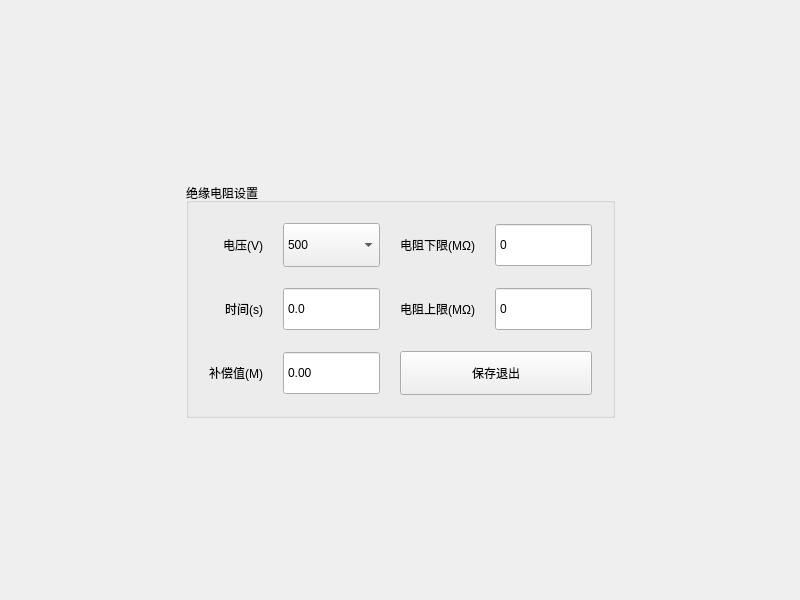
<?xml version="1.0" encoding="UTF-8"?>
<ui version="4.0">
 <class>PageInr</class>
 <widget class="QWidget" name="PageInr">
  <property name="geometry">
   <rect>
    <x>0</x>
    <y>0</y>
    <width>800</width>
    <height>600</height>
   </rect>
  </property>
  <property name="windowTitle">
   <string>Form</string>
  </property>
  <layout class="QGridLayout" name="gridLayout">
   <item row="0" column="0">
    <spacer name="SpacerTop">
     <property name="orientation">
      <enum>Qt::Vertical</enum>
     </property>
     <property name="sizeHint" stdset="0">
      <size>
       <width>20</width>
       <height>158</height>
      </size>
     </property>
    </spacer>
   </item>
   <item row="1" column="0">
    <widget class="QWidget" name="WidgetCtrl" native="true">
     <layout class="QHBoxLayout" name="horizontalLayout" stretch="1,0,1">
      <item>
       <spacer name="SpacerLeft">
        <property name="orientation">
         <enum>Qt::Horizontal</enum>
        </property>
        <property name="sizeHint" stdset="0">
         <size>
          <width>40</width>
          <height>20</height>
         </size>
        </property>
       </spacer>
      </item>
      <item>
       <widget class="QGroupBox" name="BoxCtrl">
        <property name="title">
         <string>绝缘电阻设置</string>
        </property>
        <layout class="QGridLayout" name="LayoutCtrl" columnstretch="0,1,0,1">
         <property name="leftMargin">
          <number>20</number>
         </property>
         <property name="topMargin">
          <number>20</number>
         </property>
         <property name="rightMargin">
          <number>20</number>
         </property>
         <property name="bottomMargin">
          <number>20</number>
         </property>
         <property name="spacing">
          <number>20</number>
         </property>
         <item row="0" column="0">
          <widget class="QLabel" name="TextVoltage">
           <property name="sizePolicy">
            <sizepolicy hsizetype="Expanding" vsizetype="Expanding">
             <horstretch>0</horstretch>
             <verstretch>0</verstretch>
            </sizepolicy>
           </property>
           <property name="text">
            <string>电压(V)</string>
           </property>
           <property name="alignment">
            <set>Qt::AlignRight|Qt::AlignTrailing|Qt::AlignVCenter</set>
           </property>
          </widget>
         </item>
         <item row="0" column="1">
          <widget class="QComboBox" name="BoxVoltage">
           <property name="sizePolicy">
            <sizepolicy hsizetype="Expanding" vsizetype="Expanding">
             <horstretch>0</horstretch>
             <verstretch>0</verstretch>
            </sizepolicy>
           </property>
           <property name="minimumSize">
            <size>
             <width>97</width>
             <height>44</height>
            </size>
           </property>
           <item>
            <property name="text">
             <string>500</string>
            </property>
           </item>
           <item>
            <property name="text">
             <string>1000</string>
            </property>
           </item>
          </widget>
         </item>
         <item row="0" column="2">
          <widget class="QLabel" name="TextMin">
           <property name="sizePolicy">
            <sizepolicy hsizetype="Expanding" vsizetype="Expanding">
             <horstretch>0</horstretch>
             <verstretch>0</verstretch>
            </sizepolicy>
           </property>
           <property name="text">
            <string>电阻下限(MΩ)</string>
           </property>
           <property name="alignment">
            <set>Qt::AlignRight|Qt::AlignTrailing|Qt::AlignVCenter</set>
           </property>
          </widget>
         </item>
         <item row="0" column="3">
          <widget class="QDoubleSpinBox" name="BoxMin">
           <property name="sizePolicy">
            <sizepolicy hsizetype="Expanding" vsizetype="Expanding">
             <horstretch>0</horstretch>
             <verstretch>0</verstretch>
            </sizepolicy>
           </property>
           <property name="minimumSize">
            <size>
             <width>97</width>
             <height>44</height>
            </size>
           </property>
           <property name="buttonSymbols">
            <enum>QAbstractSpinBox::NoButtons</enum>
           </property>
           <property name="decimals">
            <number>0</number>
           </property>
           <property name="maximum">
            <double>500.000000000000000</double>
           </property>
          </widget>
         </item>
         <item row="1" column="0">
          <widget class="QLabel" name="TextTime">
           <property name="sizePolicy">
            <sizepolicy hsizetype="Expanding" vsizetype="Expanding">
             <horstretch>0</horstretch>
             <verstretch>0</verstretch>
            </sizepolicy>
           </property>
           <property name="text">
            <string>时间(s)</string>
           </property>
           <property name="alignment">
            <set>Qt::AlignRight|Qt::AlignTrailing|Qt::AlignVCenter</set>
           </property>
          </widget>
         </item>
         <item row="1" column="1">
          <widget class="QDoubleSpinBox" name="BoxTime">
           <property name="sizePolicy">
            <sizepolicy hsizetype="Expanding" vsizetype="Expanding">
             <horstretch>0</horstretch>
             <verstretch>0</verstretch>
            </sizepolicy>
           </property>
           <property name="minimumSize">
            <size>
             <width>97</width>
             <height>44</height>
            </size>
           </property>
           <property name="buttonSymbols">
            <enum>QAbstractSpinBox::NoButtons</enum>
           </property>
           <property name="decimals">
            <number>1</number>
           </property>
          </widget>
         </item>
         <item row="1" column="2">
          <widget class="QLabel" name="TextMax">
           <property name="sizePolicy">
            <sizepolicy hsizetype="Expanding" vsizetype="Expanding">
             <horstretch>0</horstretch>
             <verstretch>0</verstretch>
            </sizepolicy>
           </property>
           <property name="text">
            <string>电阻上限(MΩ)</string>
           </property>
           <property name="alignment">
            <set>Qt::AlignRight|Qt::AlignTrailing|Qt::AlignVCenter</set>
           </property>
          </widget>
         </item>
         <item row="1" column="3">
          <widget class="QDoubleSpinBox" name="BoxMax">
           <property name="sizePolicy">
            <sizepolicy hsizetype="Expanding" vsizetype="Expanding">
             <horstretch>0</horstretch>
             <verstretch>0</verstretch>
            </sizepolicy>
           </property>
           <property name="minimumSize">
            <size>
             <width>97</width>
             <height>44</height>
            </size>
           </property>
           <property name="buttonSymbols">
            <enum>QAbstractSpinBox::NoButtons</enum>
           </property>
           <property name="decimals">
            <number>0</number>
           </property>
           <property name="maximum">
            <double>499.000000000000000</double>
           </property>
          </widget>
         </item>
         <item row="2" column="0">
          <widget class="QLabel" name="TextOffset">
           <property name="sizePolicy">
            <sizepolicy hsizetype="Expanding" vsizetype="Expanding">
             <horstretch>0</horstretch>
             <verstretch>0</verstretch>
            </sizepolicy>
           </property>
           <property name="text">
            <string>补偿值(M)</string>
           </property>
           <property name="alignment">
            <set>Qt::AlignRight|Qt::AlignTrailing|Qt::AlignVCenter</set>
           </property>
          </widget>
         </item>
         <item row="2" column="1">
          <widget class="QDoubleSpinBox" name="BoxOffset">
           <property name="sizePolicy">
            <sizepolicy hsizetype="Expanding" vsizetype="Expanding">
             <horstretch>0</horstretch>
             <verstretch>0</verstretch>
            </sizepolicy>
           </property>
           <property name="minimumSize">
            <size>
             <width>97</width>
             <height>44</height>
            </size>
           </property>
           <property name="buttonSymbols">
            <enum>QAbstractSpinBox::NoButtons</enum>
           </property>
          </widget>
         </item>
         <item row="2" column="2" colspan="2">
          <widget class="QPushButton" name="BtnExitIr">
           <property name="sizePolicy">
            <sizepolicy hsizetype="Expanding" vsizetype="Expanding">
             <horstretch>0</horstretch>
             <verstretch>0</verstretch>
            </sizepolicy>
           </property>
           <property name="text">
            <string>保存退出</string>
           </property>
          </widget>
         </item>
        </layout>
       </widget>
      </item>
      <item>
       <spacer name="SpacerRight">
        <property name="orientation">
         <enum>Qt::Horizontal</enum>
        </property>
        <property name="sizeHint" stdset="0">
         <size>
          <width>40</width>
          <height>20</height>
         </size>
        </property>
       </spacer>
      </item>
     </layout>
    </widget>
   </item>
   <item row="2" column="0">
    <spacer name="SpacerBottom">
     <property name="orientation">
      <enum>Qt::Vertical</enum>
     </property>
     <property name="sizeHint" stdset="0">
      <size>
       <width>20</width>
       <height>158</height>
      </size>
     </property>
    </spacer>
   </item>
  </layout>
 </widget>
 <resources/>
 <connections/>
</ui>
